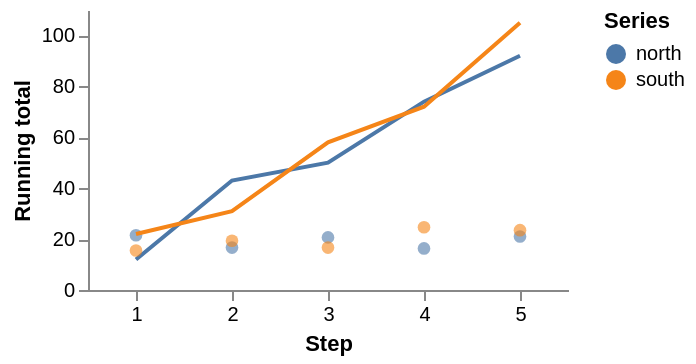

The Vega-Lite source for this figure:
### Vega specification from a JSON file in a GitHub repository (floating-point values rounded to 4 significant figures)
{"$schema": "https://vega.github.io/schema/vega/v6.json", "description": "A running total and a three-point moving average from one window transform, over two series partitioned by name.", "width": 240, "height": 140, "padding": 5, "data": [{"name": "raw", "values": [{"c": "north", "t": 1, "v": 12}, {"c": "north", "t": 2, "v": 31}, {"c": "north", "t": 3, "v": 7}, {"c": "north", "t": 4, "v": 24}, {"c": "north", "t": 5, "v": 18}, {"c": "south", "t": 1, "v": 22}, {"c": "south", "t": 2, "v": 9}, {"c": "south", "t": 3, "v": 27}, {"c": "south", "t": 4, "v": 14}, {"c": "south", "t": 5, "v": 33}], "transform": [{"type": "window", "groupby": ["c"], "sort": {"field": "t"}, "ops": ["sum", "mean", "row_number"], "fields": ["v", "v", null], "as": ["total", "moving", "n"]}, {"type": "window", "groupby": ["c"], "sort": {"field": "t"}, "ops": ["mean"], "fields": ["v"], "as": ["window3"], "frame": [-1, 1]}]}], "scales": [{"name": "x", "type": "point", "domain": {"data": "raw", "field": "t"}, "range": "width", "padding": 0.5}, {"name": "y", "type": "linear", "domain": {"data": "raw", "field": "total"}, "range": "height", "nice": true}, {"name": "colour", "type": "ordinal", "domain": {"data": "raw", "field": "c", "sort": true}, "range": {"scheme": "tableau10"}}], "axes": [{"orient": "bottom", "scale": "x", "title": "Step"}, {"orient": "left", "scale": "y", "tickCount": 4, "title": "Running total"}], "legends": [{"fill": "colour", "title": "Series"}], "marks": [{"type": "group", "from": {"facet": {"name": "series", "data": "raw", "groupby": "c"}}, "marks": [{"type": "line", "from": {"data": "series"}, "encode": {"enter": {"x": {"scale": "x", "field": "t"}, "y": {"scale": "y", "field": "total"}, "stroke": {"scale": "colour", "field": "c"}, "strokeWidth": {"value": 2}}}}, {"type": "symbol", "from": {"data": "series"}, "encode": {"enter": {"x": {"scale": "x", "field": "t"}, "y": {"scale": "y", "field": "window3"}, "size": {"value": 40}, "fill": {"scale": "colour", "field": "c"}, "fillOpacity": {"value": 0.6}}}}]}]}
